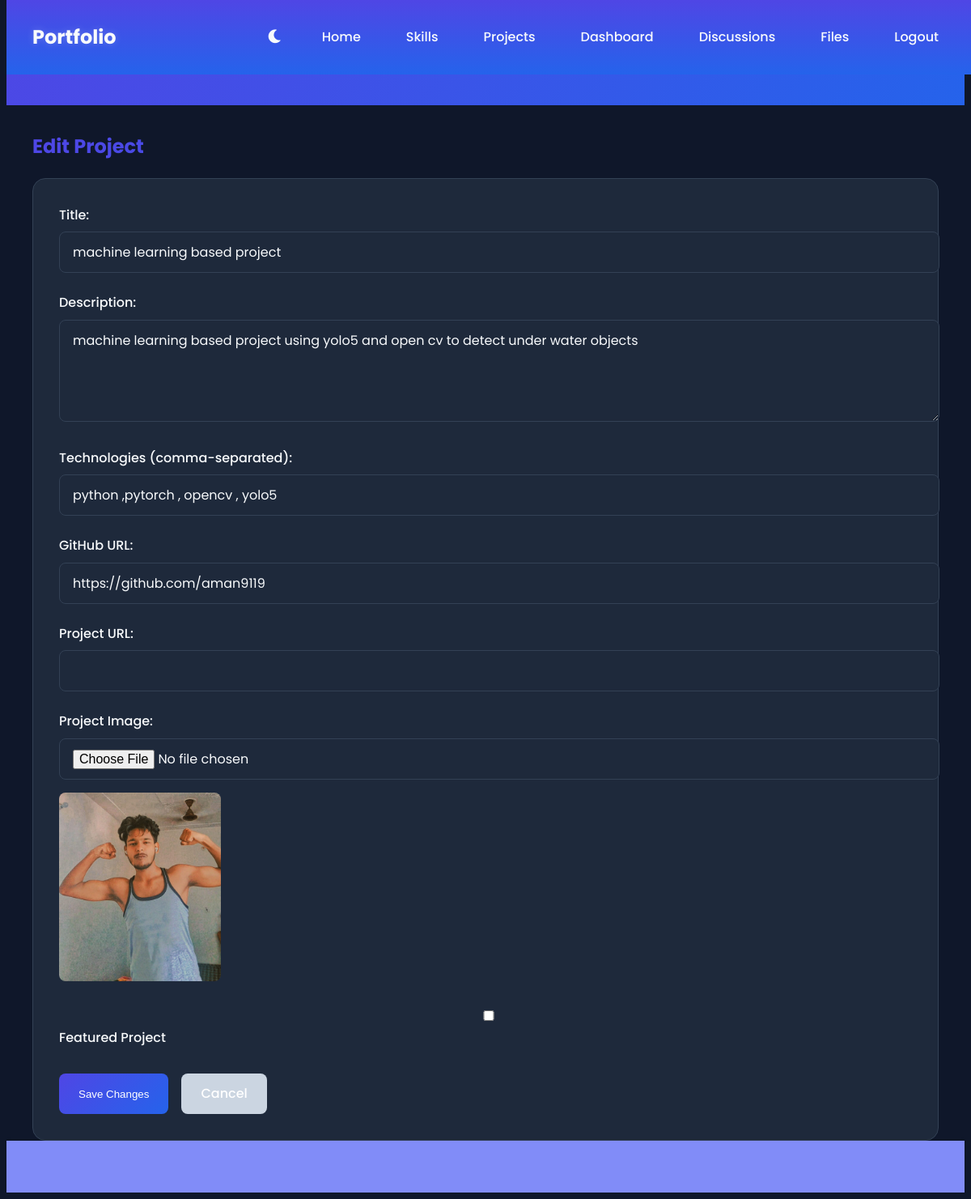
/edit_project/2 (signed in), run on an earlier commit of the app's database.
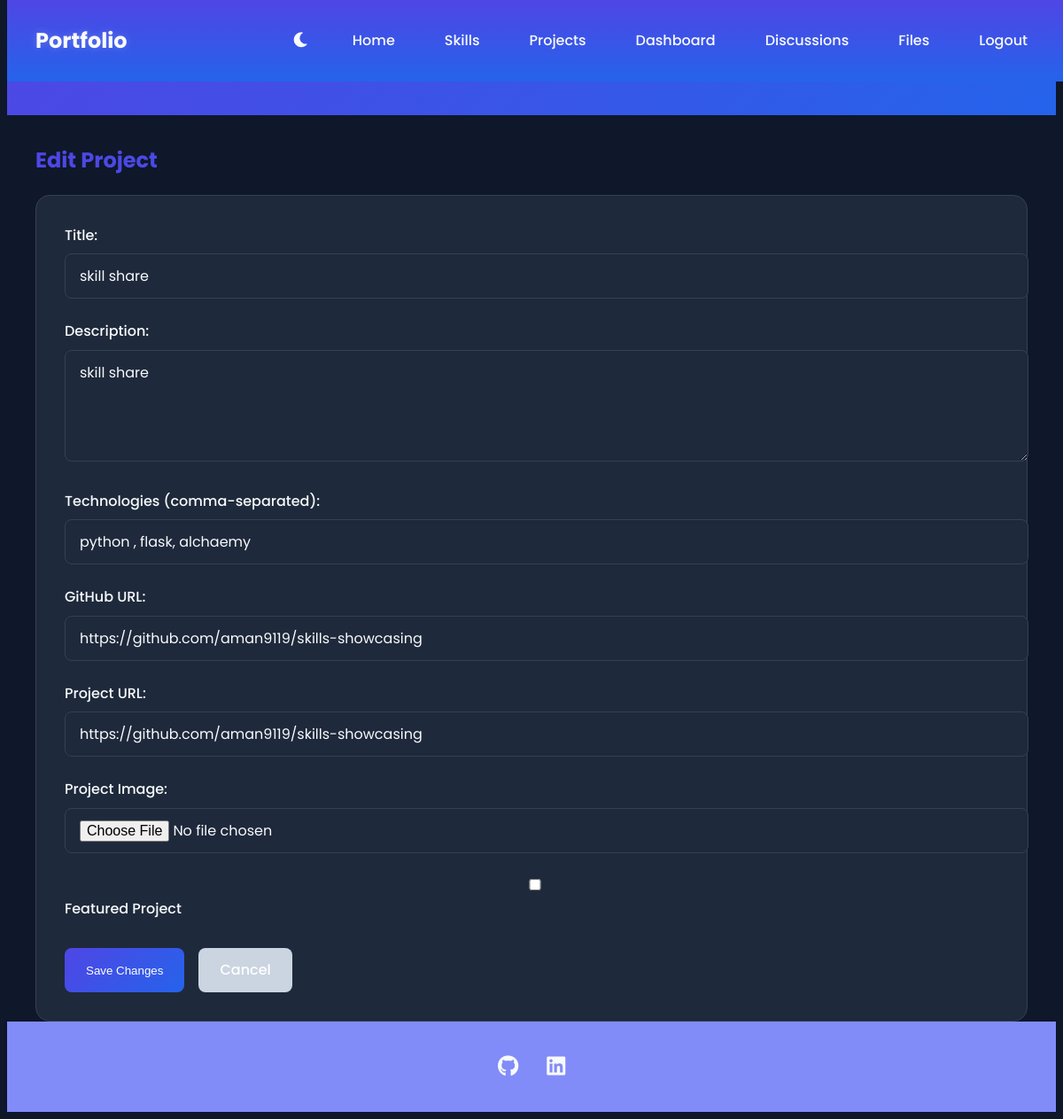
And on a later commit of the database.
### app.py (models this page shows, shortened)
class Project(db.Model):
    id = db.Column(db.Integer, primary_key=True)
    title = db.Column(db.String(100), nullable=False)
    description = db.Column(db.Text)
    image_url = db.Column(db.String(200))
    project_url = db.Column(db.String(200))
    github_url = db.Column(db.String(200))
    technologies = db.Column(db.String(200))
    completion_date = db.Column(db.DateTime, default=datetime.utcnow)
    featured = db.Column(db.Boolean, default=False)
    student_id = db.Column(db.Integer, db.ForeignKey('student.id'), nullable=False)

### app.py (the view, shortened to what this page needs)
@app.route('/edit_project/<int:id>', methods=['GET', 'POST'])
@login_required
def edit_project(id):
    project = Project.query.get_or_404(id)
    if project.student_id != current_user.id:
        flash('Unauthorized access', 'error')
        return redirect(url_for('projects'))
    return render_template('edit_project.html', project=project)

### app.py (called while the page is built)
@login_manager.user_loader
def load_user(user_id):
    return Student.query.get(int(user_id))

### templates/edit_project.html (shortened to what this page needs)
{% extends "base.html" %}
{% block content %}
<div class="container">
    <h2 class="gradient-text">Edit Project</h2>
    <form method="POST" enctype="multipart/form-data" class="form-container card">
        <div class="form-group">
            <label for="title">Title:</label>
            <input type="text" id="title" name="title" value="{{ project.title }}" required>
        </div>
        <div class="form-group">
            <label for="description">Description:</label>
            <textarea id="description" name="description" rows="4" required>{{ project.description }}</textarea>
        </div>
        <div class="form-group">
            <label for="technologies">Technologies (comma-separated):</label>
            <input type="text" id="technologies" name="technologies" value="{{ project.technologies }}">
        </div>
        <div class="form-group">
            <label for="github_url">GitHub URL:</label>
            <input type="url" id="github_url" name="github_url" value="{{ project.github_url }}">
        </div>
        <div class="form-group">
            <label for="project_url">Project URL:</label>
            <input type="url" id="project_url" name="project_url" value="{{ project.project_url }}">
        </div>
        <div class="form-group">
            <label for="image">Project Image:</label>
            <input type="file" id="image" name="image" accept="image/*">
            {% if project.image_url %}
            <img src="{{ project.image_url }}" alt="Current project image" class="preview-image">
            {% endif %}
        </div>
        <div class="form-group">
            <label>
                <input type="checkbox" name="featured" {% if project.featured %}checked{% endif %}>
                Featured Project
            </label>
        </div>
        <div class="form-actions">
            <button type="submit" class="btn">Save Changes</button>
            <a href="{{ url_for('projects') }}" class="btn btn-secondary">Cancel</a>
        </div>
    </form>
</div>
{% endblock %}

What changed in the data, as far as the page shows it:
changed Project: title "machine learning based project" → "skill share"; description "machine learning based project using yolo5 and open cv to detect under water objects" → "skill share"; technologies "python ,pytorch , opencv , yolo5" → "python , flask, alchaemy"; github_url "https://github.com/aman9119" → "https://github.com/aman9119/skills-showcasing"; project_url (not shown) → "https://github.com/aman9119/skills-showcasing"; image_url: picture removed
